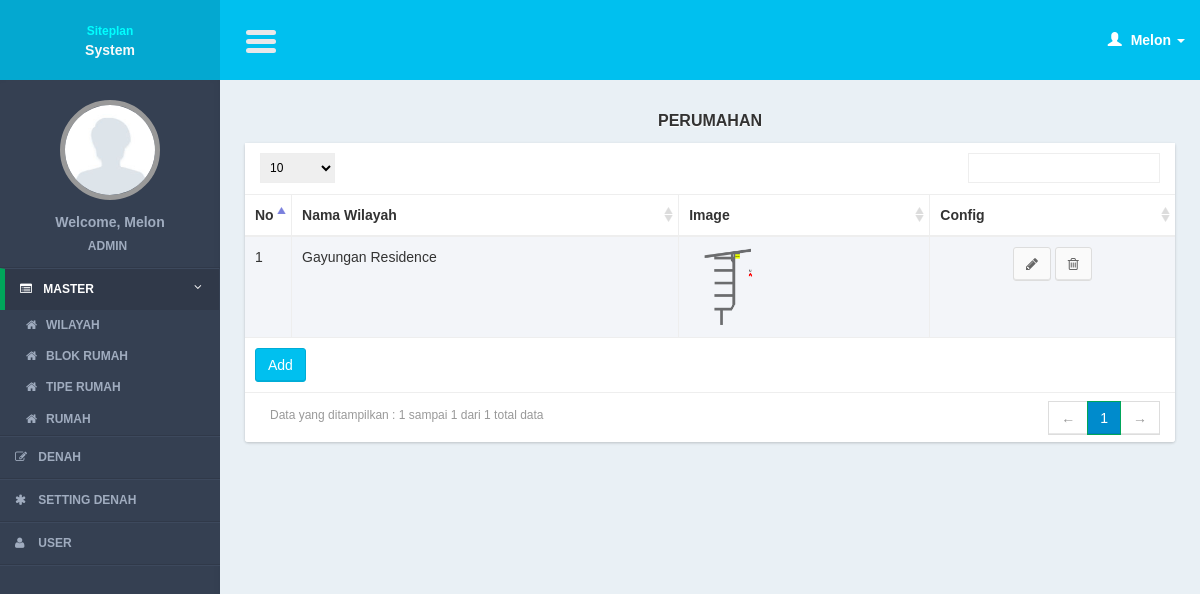
Page /controllers/building.php?page=list (signed in) on the committed database.
### tables this page shows
CREATE TABLE IF NOT EXISTS `buildings` (
`building_id` int(11) NOT NULL,
  `building_name` varchar(100) NOT NULL,
  `building_img` text NOT NULL
);

### models/building_model.php (called while the page is built, shortened)
<?php
function select(){
	$query = mysql_query("select a.*
							from buildings a
							order by building_id");
	return $query;
}
?>

### views/building/list.php (the view, shortened to what this page needs)
     <section class="content">
         <div class="row">
             <div class="col-xs-12">
                  <div class="title_page"> <?= $title ?></div>
                 <div class="box">
                     <div class="box-body2 table-responsive">
                         <table id="example1" class="table table-bordered table-striped">
                             <thead>
                                 <tr>
                                 <th width="5%">No</th>
                                     <th>Nama Wilayah</th>
                                     <th>Image</th>
                                        <th>Config</th>
                                 </tr>
                             </thead>
                             <tbody>
                                 <?php
                                $no = 1;
  while($row = mysql_fetch_array($query)){
                                 ?>
                                 <tr>
                                 <td><?= $no?></td>
                                    <td><?= $row['building_name']?></td>
                                     <td><img src="<?php
   if($row['building_img']){
   		$image = "../img/building/".$row['building_img'];
   }else{
	   $image = "../img/img_not_found.png";
    }
    echo $image ?>" height="80" /></td>
                                    <td style="text-align:center;">
                                         <a href="building.php?page=form&id=<?= $row['building_id']?>" class="btn btn-default" ><i class="fa fa-pencil"></i></a>
                                         <a href="javascript:void(0)" onclick="confirm_delete(<?= $row['building_id']; ?>,'building.php?page=delete&id=')" class="btn btn-default" ><i class="fa fa-trash-o"></i></a>
                                     </td>
                                 </tr>
                                 <?php
$no++;
                                 }
                                 ?>
                             </tbody>
                               <tfoot>
                                 <tr>
                                     <td colspan="4"><a href="<?= $add_button ?>" class="btn btn-info " >Add</a></td>
                                 </tr>
                             </tfoot>
                         </table>
                     </div>
                 </div>
             </div>
         </div>
     </section>

### css/AdminLTE.css (style rules this page uses)
html { font-family: 'Source Sans Pro', sans-serif; -webkit-font-smoothing: antialiased; min-height: 100%; background: #E9F0F5; }
body { font-family: 'Source Sans Pro', sans-serif; -webkit-font-smoothing: antialiased; min-height: 100%; background: #E9F0F5; }
a { color: #3c8dbc; }
.content { padding: 30px 10px; }
img { max-width: 100%important; }
.table-striped > tbody > tr:nth-child(odd), .table-striped > tbody > tr:nth-child(odd) { background:#F3F5F9; }
.box { position: relative; margin-bottom: 20px; -webkit-border-radius: 3px; -moz-border-radius: 3px; border-radius: 3px !important; width: 100%; background:#fff; box-shadow: 0 1px 3px rgba(0, 0, 0, 0.1); }
.box .box-body2 { background:#fff; -webkit-border-top-left-radius: 0; -webkit-border-top-right-radius: 0; -webkit-border-bottom-right-radius: 3px; -webkit-border-bottom-left-radius: 3px; -moz-border-radius-topleft: 0; -moz-border-radius-topright: 0; -moz-border-radius-bottomright: 3px; -moz-border-radius-bottomleft: 3px; border-top-left-radius: 0; border-top-right-radius: 0; border-bottom-right-radius: 3px; border-bottom-left-radius: 3px; box-shadow: 0 1px 3px rgba(0, 0, 0, 0.1); }
.btn { font-weight: 500; -webkit-border-radius: 3px; -moz-border-radius: 3px; border-radius: 3px; border: 1px solid transparent; -webkit-box-shadow: inset 0px -2px 0px 0px rgba(0, 0, 0, 0.09); -moz-box-shadow: inset 0px -2px 0px 0px rgba(0, 0, 0, 0.09); box-shadow: inset 0px -1px 0px 0px rgba(0, 0, 0, 0.09); }
.btn.btn-default { background-color: #fafafa; color: #666; border-color: #ddd; border-bottom-color: #ddd; }
.btn.btn-info { background-color: #00c0ef; border-color: #00acd6; }
.title_page { font-size:medium; text-align:center; font-weight:bold; margin-bottom:10px; text-shadow: 0 1px 1px #ffffff; text-transform:uppercase; }

### css/tooltip/tooltip-classic.css (style rules this page uses)
html, body { margin:0; height:100%; font-family: arial; }

### rows in the picture
buildings: building_name "Gayungan Residence", building_img (picture)

### other values in the picture
$user_data[0] "Melon"
$user_data[1] "ADMIN"
$title "PERUMAHAN"
